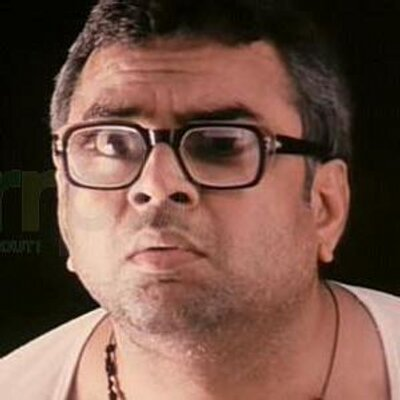
#> input picture exercises/media_pipe_main/images/baburao.jpg, 400 x 400 px
$ jupyter execute --allow-errors faceswap_opencv_using_mediapipe_original_video.ipynb
#> lines starting #> are read from the running program, lines starting #| are printed output that depends on the picture
[cell 1]
import cv2
import mediapipe as mp
from matplotlib import pyplot as plt
from PIL import Image

[cell 2]
# GLOBAL SETTINGS
mp_drawing = mp.solutions.drawing_utils
mp_face_mesh = mp.solutions.face_mesh
VISUALIZATION = False

# HELPER fUNCTIONS
def process_input(img_path, img_format='pil_image'):
    if img_format == 'pil_image':
        img = Image.open(img_path)

    if img_format == 'cv2':
        img = cv2.imread(img_path)

    return img


def display_image(face_mesh_result, img_path):
    plt.imshow(process_input(img_path), zorder=1)
    x, y = face_mesh_result[:, 0], face_mesh_result[:, 1]
    plt.scatter(x, y, zorder=2, s=1.0)
    plt.show()


def process_landmark_points(annotations_or, image):

    landmark_points_org = np.array([
        (int((i.x) * image.shape[1]), int(i.y * image.shape[0]))
        for i in annotations_or.multi_face_landmarks[0].landmark
    ])

    landmark_points_org = [list(map(int, i)) for i in landmark_points_org]
    landmark_points_tuple = [tuple(i) for i in landmark_points_org]
    landmark_points_arr = np.array(landmark_points_tuple, np.int32)

    return landmark_points_tuple, landmark_points_arr


def rect_around_triangle(points_list):
    triangle = np.array(points_list, np.int32)
    rect = cv2.boundingRect(triangle)
    return rect

[cell 3]
source_path = './images/baburao.jpg'
file_list = [source_path]
images = {i: cv2.cvtColor(cv2.imread(i), cv2.COLOR_BGR2RGB) for i in file_list}
#> images = 1 item

# original image , gray image, and mask
source_img = process_input(source_path,img_format='cv2')
#> in process_input, img is the input picture: shape (400, 400, 3); mean B, G, R 70.9, 83, 115.4
source_img_gray = cv2.cvtColor(source_img, cv2.COLOR_BGR2GRAY)
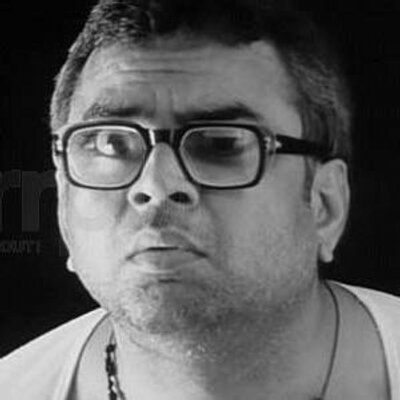
#> source_img_gray: shape (400, 400); min 0, max 245, mean 91.4
#> (the rest of this cell did not finish here and is left out)
